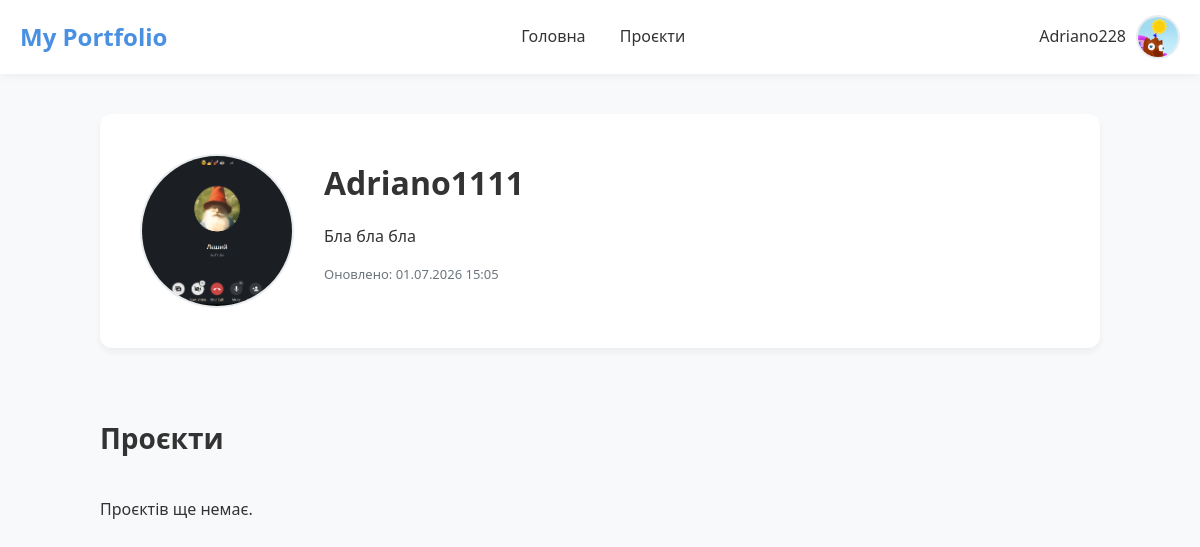
Screenshot of /profile/Adriano1111/ (signed in) with the database file from the repository.
### main/models.py (models this page shows, shortened)
class Portfolio(models.Model):
    user = models.OneToOneField(
        User,
        on_delete=models.CASCADE,
        related_name='portfolio',
        verbose_name="Користувач"
    )
    bio = models.TextField(blank=True, null=True, verbose_name="Про себе / Біографія")
    updated_at = models.DateTimeField(auto_now=True, verbose_name="Дата оновлення")
    avatar = models.ImageField(upload_to='avatars/', blank=True, null=True)
    class Meta:
        verbose_name = "Портфоліо"
        verbose_name_plural = "Портфоліо"

### main/views.py (the view)
# urls.py: path('profile/<str:username>/', views.PublicProfileView.as_view(), name='public_profile'),
class PublicProfileView(DetailView):
    model = Portfolio
    template_name = 'accounts/profile.html'
    context_object_name = 'portfolio'
    def get_object(self):
        return get_object_or_404(Portfolio, user__username=self.kwargs['username'])

### main/templates/accounts/profile.html (shortened to what this page needs)
{% extends 'main/base.html' %}
{% block content %}
<div class="profile-page">
    <section class="profile-header" style="position: relative;">
        {% if portfolio.avatar %}
            <img src="{{ portfolio.avatar.url }}" class="avatar avatar-large" alt="{{ portfolio.user.username }}">
        {% else %}
            <div class="avatar-placeholder avatar-large">
                {{ portfolio.user.username|first|upper }}
            </div>
        {% endif %}
        <div class="profile-info">
            <h2>{{ portfolio.user.username }}</h2>
            {% if portfolio.bio %}
                <p class="profile-bio">{{ portfolio.bio }}</p>
            {% else %}
                <p class="profile-bio profile-bio-empty">Біографію ще не додано.</p>
            {% endif %}
            <p class="profile-updated">
                Оновлено: {{ portfolio.updated_at|date:"d.m.Y H:i" }}
            </p>
        </div>
    </section>
    <section class="profile-projects" id="projects">
        <h3>Проєкти</h3>
        {% if portfolio.projects.all %}
            <div class="projects-grid">
                {% for project in portfolio.projects.all %}
                    <div class="project-card">
                        <h4>{{ project.title }}</h4>
                        <p>{{ project.description }}</p>
                        {% if project.technologies.all %}
                            <div class="tech-list">
                                {% for tech in project.technologies.all %}
                                    <span class="tech-badge">{{ tech.name }}</span>
                                {% endfor %}
                            </div>
                        {% endif %}
                        <div class="project-links">
                            {% if project.project_url %}
                                <a href="{{ project.project_url }}" target="_blank" class="btn-link">Сайт</a>
                            {% endif %}
                            {% if project.github_url %}
                                <a href="{{ project.github_url }}" target="_blank" class="btn-link">GitHub</a>
                            {% endif %}
                            {% if request.user == portfolio.user %}
                                <a href="{% url 'portfolio:project_delete' project.pk %}" class="btn-delete" style="margin-left: auto;">Видалити</a>
                            {% endif %}
                        </div>
                    </div>
                {% endfor %}
            </div>
        {% else %}
            <p>Проєктів ще немає.</p>
        {% endif %}
    </section>
</div>
{% endblock %}

### main/templates/main/base.html (shortened to what this page needs)
{% load static %}
<!DOCTYPE html>
<html lang="uk">
<head>
    <link href="{% static 'css/main.css' %}" rel="stylesheet">
</head>
<body>
<div class="header-wrapper">
    <header class="header">
        <div class="logo">
            <a href="{% url 'portfolio:home' %}">My Portfolio</a>
        </div>
        <nav class="nav">
            <a href="{% url 'portfolio:home' %}">Головна</a>
                <a href="{% url 'portfolio:profile' %}">Проєкти</a>
        </nav>
        <div class="header-auth">
            {% if user.is_authenticated %}
                <a href="{% url 'portfolio:profile' %}" class="contact-btn" style="text-decoration: none; display: flex; align-items: center; gap: 10px;">
                    <span style="font-weight: 500; color: var(--text-main);">{{ user.username }}</span>
                    {% if user.portfolio.avatar %}
                        <img src="{{ user.portfolio.avatar.url }}" class="avatar">
                    {% else %}
                        <div class="avatar-placeholder">
                            {{ user.username|first|upper }}
                        </div>
                    {% endif %}
                </a>
            {% endif %}
        </div>
    </header>
</div>
{% block content %}
{% endblock %}
</body>
</html>

### main/static/css/main.css (style rules this page uses)
:root { --primary-color: #4a90e2; --primary-hover: #357abd; --danger-color: #e74c3c; --danger-hover: #c0392b; --bg-color: #f8f9fa; --text-main: #333333; --text-muted: #6c757d; --card-bg: #ffffff; --border-color: #e9ecef; }
body { font-family: 'Segoe UI', Roboto, Helvetica, Arial, sans-serif; background-color: var(--bg-color); color: var(--text-main); margin: 0; padding: 0; line-height: 1.6; }
.header-wrapper { background-color: var(--card-bg); box-shadow: 0 2px 10px rgba(0,0,0,0.05); position: sticky; top: 0; z-index: 100; }
.header { max-width: 1200px; margin: 0 auto; padding: 15px 20px; display: flex; justify-content: space-between; align-items: center; }
.logo a { font-size: 24px; font-weight: bold; color: var(--primary-color); text-decoration: none; }
.nav a { margin: 0 15px; text-decoration: none; color: var(--text-main); font-weight: 500; transition: color 0.2s; }
.avatar { border-radius: 50%; object-fit: cover; border: 2px solid var(--border-color); }
.header .avatar { width: 40px; height: 40px; }
.avatar-large { width: 150px; height: 150px; }
.profile-page { max-width: 1000px; margin: 40px auto; padding: 0 20px; }
.profile-header { background: var(--card-bg); padding: 40px; border-radius: 12px; box-shadow: 0 4px 6px rgba(0,0,0,0.05); display: flex; gap: 30px; align-items: center; margin-bottom: 40px; }
.profile-info h2 { margin-top: 0; margin-bottom: 10px; font-size: 32px; }
.profile-bio { color: var(--text-main); font-size: 16px; margin-bottom: 15px; }
.profile-updated { font-size: 13px; color: var(--text-muted); margin-bottom: 20px; }
.profile-projects h3 { font-size: 28px; margin-bottom: 20px; display: inline-block; }

### rows the page displays
Portfolio: avatar (picture), user.username "Adriano1111", bio "Бла бла бла", updated_at "01.07.2026 15:05"

### other values shown
{{ user.username }} "Adriano228"
